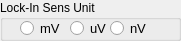
               <widget class="QGroupBox" name="groupBox_12">
                <property name="geometry">
                 <rect>
                  <x>210</x>
                  <y>180</y>
                  <width>181</width>
                  <height>41</height>
                 </rect>
                </property>
                <property name="title">
                 <string>Lock-In Sens Unit</string>
                </property>
                <widget class="QRadioButton" name="radioButtonUnit_mVLI">
                 <property name="geometry">
                  <rect>
                   <x>20</x>
                   <y>20</y>
                   <width>82</width>
                   <height>17</height>
                  </rect>
                 </property>
                 <property name="font">
                  <font>
                   <pointsize>10</pointsize>
                  </font>
                 </property>
                 <property name="text">
                  <string>mV</string>
                 </property>
                </widget>
                <widget class="QRadioButton" name="radioButtonUnit_uVLI">
                 <property name="geometry">
                  <rect>
                   <x>70</x>
                   <y>20</y>
                   <width>82</width>
                   <height>17</height>
                  </rect>
                 </property>
                 <property name="font">
                  <font>
                   <pointsize>10</pointsize>
                  </font>
                 </property>
                 <property name="text">
                  <string>uV</string>
                 </property>
                </widget>
                <widget class="QRadioButton" name="radioButtonUnit_nVLI">
                 <property name="geometry">
                  <rect>
                   <x>110</x>
                   <y>20</y>
                   <width>82</width>
                   <height>17</height>
                  </rect>
                 </property>
                 <property name="font">
                  <font>
                   <pointsize>10</pointsize>
                  </font>
                 </property>
                 <property name="text">
                  <string>nV</string>
                 </property>
                </widget>
               </widget>
